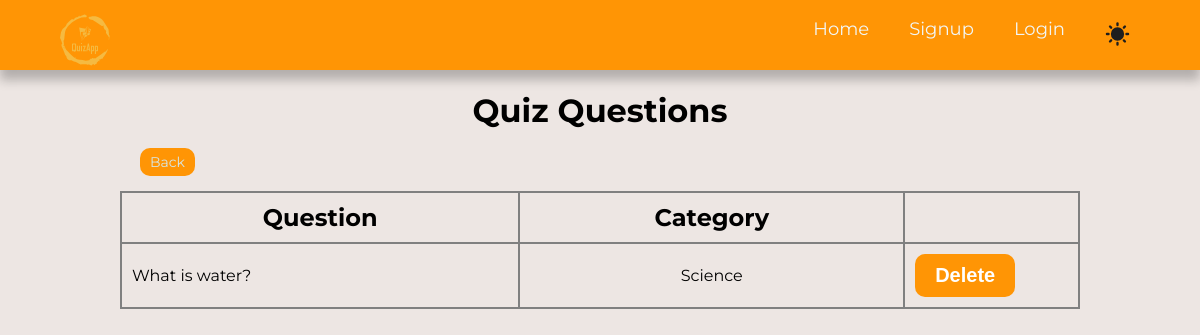
Page /quiz/show_quiz_question/ on the earlier database version.
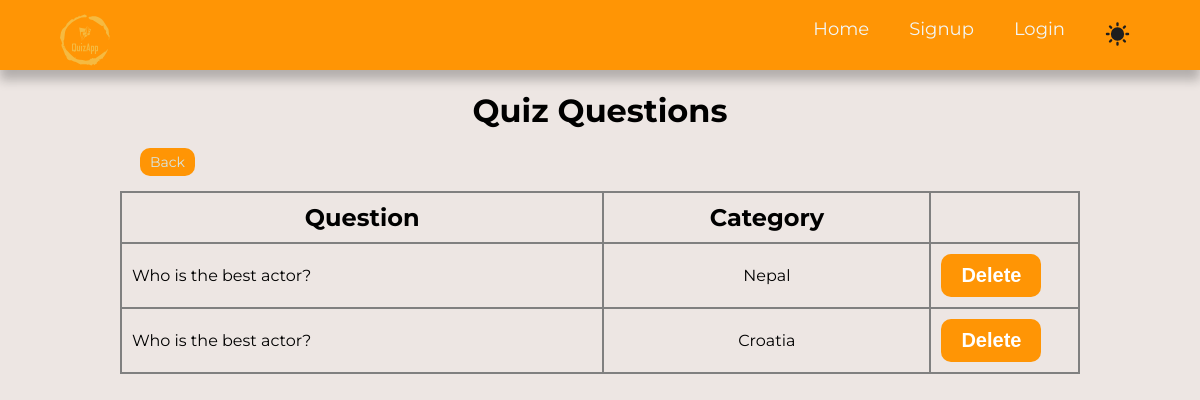
Same page on the later database version.
### quiz/models.py (models this page shows, shortened)
class Question(models.Model):
    content = models.CharField(max_length=255)
    quiz_category = models.ForeignKey(QuizCategory, on_delete=models.CASCADE)

class QuizCategory(models.Model):
    name = models.CharField(max_length=100)
    description = models.TextField(blank=True)
    number_of_questions = models.IntegerField(default=1)
    time = models.IntegerField(help_text="Duration in Seconds", default=1)
    class Meta:
        verbose_name_plural = "quiz catogeries"
    def __str__(self):
        return self.name

### quiz/views.py (the view)
# urls.py: path('show_quiz_question/', views.show_quiz_question, name='show_quiz_question'),
def show_quiz_question(request):
    questions = Question.objects.all()
    return render(request, "quiz/show_quiz_question.html", {'questions':questions})

### quiz/templates/quiz/show_quiz_question.html (shortened to what this page needs)
{% include 'user_registration/base.html' %}
{% load static %}
{% block body %}
    <h1 class="title">Quiz Questions</h1>
    <a class='back-button' href="{% url 'quiz:add_quiz_question' %}">Back</a>
    <table class="quiz-question-view">
        <thead>
            <tr>
                <th>Question</th>
                <th>Category</th>
                <th></th>
            </tr>
        </thead>
        <tbody>
            {% for question in questions %}
            <tr>
                <td>{{ question.content }}</td>
                <td style="text-align:center;">{{ question.quiz_category }}</td>
                <td style="text-align:center;">
                    <form style="
                        width: 40px;
                        background-color: none;
                        border: none;
                        border-radius: none;
                        color: none;
                        padding: 0 0 0 0;
                        margin: 0 0 0 0;
                    " method="POST" action="{% url 'quiz:delete_quiz_question' question.id %}">
                        <button class="del-button" type="submit">Delete</button>
                    </form>
                </td>
            </tr>
            {% empty %}
            <tr>
                <td colspan="3">No questions added yet.</td>
            </tr>
            {% endfor %}
        </tbody>
    </table>
    {% endblock  %}

### user_registration/templates/user_registration/base.html (shortened to what this page needs)
{% load static %}
<!DOCTYPE html>
<html lang="en">
<head>
    <link rel="stylesheet" href="{% static 'user_registration/style.css'%}">
    <link
      rel="stylesheet"
      href="https://cdnjs.cloudflare.com/ajax/libs/font-awesome/4.7.0/css/font-awesome.min.css"
    />
</head>
<body>
    <header>
        <a href="{% url 'user_registration:index' %}"><img src="{% static "image/logo-no-background.svg" %}" width="50" alt="myshop logo"></a>
        <nav class="main-nav">
            {% if user.is_authenticated %}
            <a href="{% url 'quiz:quiz_index' %}" >Quiz Home</a>
            <a href="{% url 'user_registration:user_profile' user.id %}">Profile</a>
            <a href="{% url 'user_registration:user_logout' %}">Logout</a>
            <a href="{% url 'user_registration:change_password' user.id %}">Change Password</a>
            <div class="dropdown">
                <a href="#">Quiz <i class="fa fa-sort-down"></i> </a>
                <div class="dropdown-content">
                    <p><a class='dropdown-link' href="{% url 'quiz:create_quiz_category' %}">Create Category</a></p>
                    <p><a class='dropdown-link' href="{% url 'quiz:add_quiz_question' %}">Add Questions</a></p>
                </div>
            </div>
            {% else %}
            <a href="{% url 'user_registration:index' %}" >Home</a>
            <a href="{% url 'user_registration:register' %}">Signup</a>
            <a href="{% url 'user_registration:user_login' %}">Login</a>
            {% endif %}
        </nav>
    </header>
</body>
</html>

### user_registration/static/user_registration/style.css (style rules this page uses)
body { font-family: "Montserrat", sans-serif; margin: 0; background-color: #EDE6E3; }
header { display: flex; padding: 0 5%; justify-content: space-between; background-color: #FF9505; box-shadow: 0px 10px 10px #14141443; height: 70px; }
header img { padding-top: 12px; }
#sun-icon { transform: translateY(-5px); }
.main-nav { padding: 10px; padding: 10px; display: flex; justify-content: flex-end; column-gap: 40px; padding-top: 18px; position: relative; }
.main-nav a { font-size: 18px; color: #f2f6f6; text-decoration: none; transition-duration: 0.3s; }
form { width: 400px; background-color: #eeeff1; border: solid 1px #3c404a1e; border-radius: 15px; color: #3d3d3d; padding: 25px; margin: 50px auto; }
.title { text-align: center; }
.quiz-question-view { margin: 20px auto; border-collapse: collapse; width: 80%; }
.quiz-question-view th, .quiz-question-view td { border: 2px solid gray; padding: 10px; }
.quiz-question-view th { font-weight: bold; font-size: x-large; }
.del-button { width: 100px; background-color: #FF9505; border: none; border-radius: 10px; color: white; padding: 10px 0; font-size: 20px; font-weight: bold; transition-duration: 0.3s; cursor: pointer; }
.back-button { margin: 0 50px 0 140px; background-color: #FF9505; align-items: center; padding: 5px 10px; border-radius: 10px; font-size: 14px; color: #d6e7e7; text-decoration: none; transition-duration: 0.3s; }

Differences in the rows shown:
removed Question: content "What is water?", quiz_category "Science"
added Question: content "Who is the best actor?", quiz_category "Nepal"
added Question: content "Who is the best actor?", quiz_category "Croatia"
